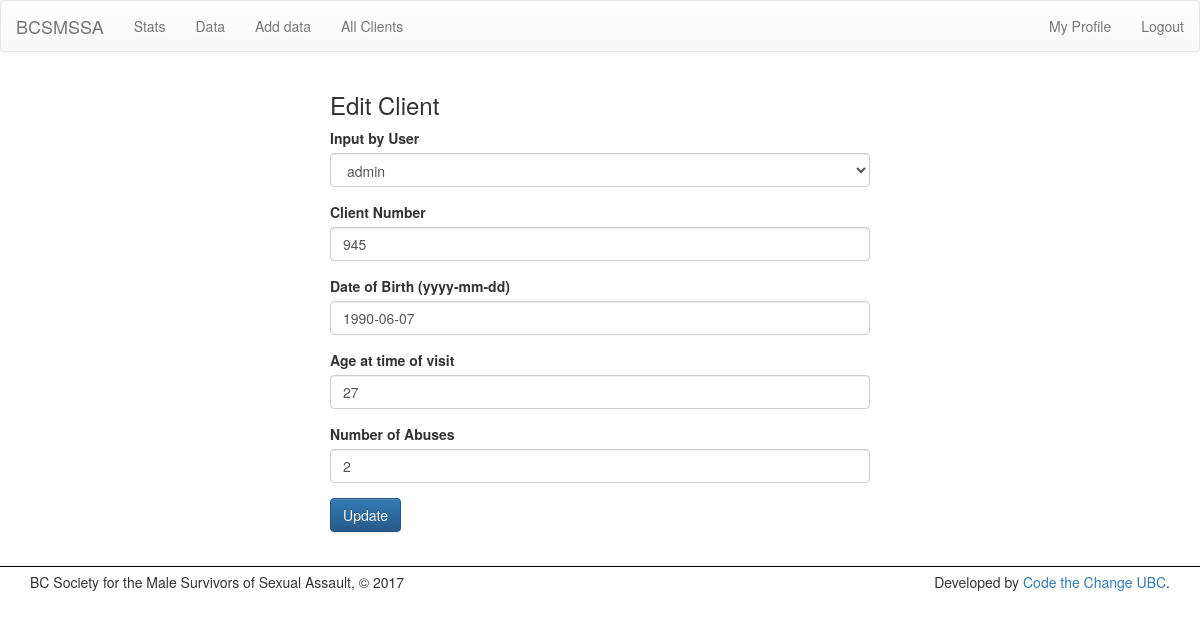
The app's page /edit-client/1 (signed in) with its own data.
### stats/models.py (models this page shows, shortened)
class Client( models.Model ):
    user = models.ForeignKey(User, null=True, default=None, on_delete=models.SET_DEFAULT, verbose_name="Input by User")
    client_number       = models.IntegerField(verbose_name="Client Number", unique=True)
    date_of_birth       = models.DateField('Date of Birth (yyyy-mm-dd)')
    age                 = models.IntegerField(null=True, blank=True, default=None, verbose_name="Age at time of visit")
    number_of_abuses    = models.IntegerField(null=True, blank=True, default=None, verbose_name="Number of Abuses")

### stats/views.py (the view)
# urls.py: url(r'^edit-client/(?P<pk>[0\w-]+)$', views.ClientUpdate.as_view(), name='edit_client'),
class ClientUpdate(LoginRequiredMixin, SuccessMessageMixin, UpdateView):
    model = Client
    fields = [f.name for f in Client._meta.get_fields()[3:]]
    template_name = 'stats/edit.html'
    success_url = '/clients'
    success_message = "Client was updated successfully!"
    def get_context_data(self, **kwargs):
        context = super(UpdateView, self).get_context_data(**kwargs)
        context['edit_header'] = "Edit Client"
        return context

### stats/templates/stats/edit.html (shortened to what this page needs)
{% extends 'stats/base.html' %}
{% load bootstrap3 %}
{% block body %}
	<div class='container col-sm-6 col-sm-offset-3'>
		<h3>{{ edit_header }}</h3>
		<form action="" method="post">
		    {% bootstrap_form form %}
		    <input class='btn btn-primary' type="submit" value="Update" />
		</form>
	</div>
{% endblock %}

### records on screen
Client: user "admin", client_number "945", date_of_birth "1990-06-07", age "27", number_of_abuses "2"

### other values on screen
{{ edit_header }} "Edit Client"
